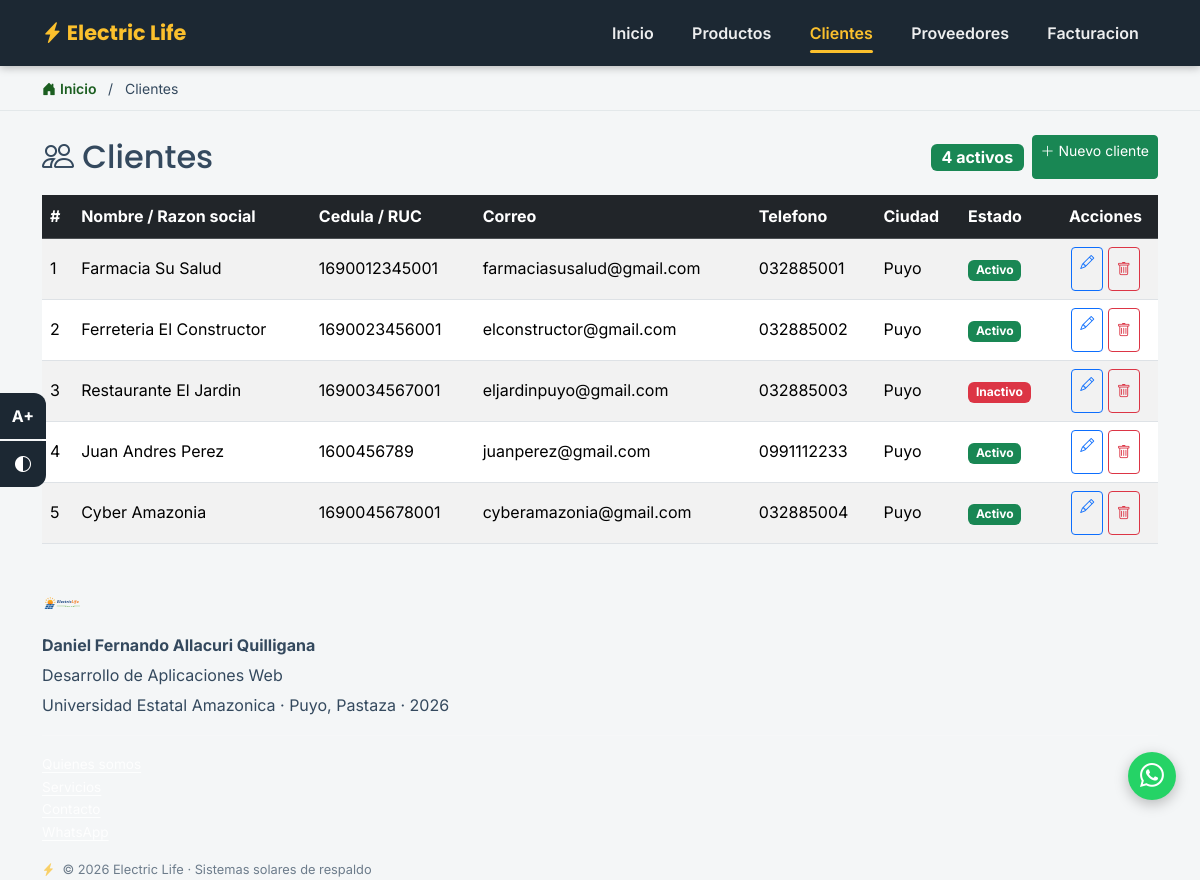
Screenshot of /clientes with the database file from the repository.
### tables this page shows
CREATE TABLE clientes (
            id       INTEGER PRIMARY KEY AUTOINCREMENT,
            nombre   TEXT NOT NULL,
            cedula   TEXT NOT NULL,
            correo   TEXT NOT NULL,
            telefono TEXT NOT NULL,
            ciudad   TEXT NOT NULL,
            estado   TEXT NOT NULL
        );

### app.py (the view)
@app.route("/clientes")
def clientes():
    return render_template("clientes.html", titulo="Clientes",
                           clientes=db.listar_clientes(),
                           total_activos=db.contar_clientes_activos())

### db.py (called while the page is built)
def conectar():
    os.makedirs(CARPETA_DATOS, exist_ok=True)
    conn = sqlite3.connect(RUTA_BD, detect_types=sqlite3.PARSE_DECLTYPES)
    conn.row_factory = sqlite3.Row
    return conn

def listar_clientes():
    conn = conectar()
    cursor = conn.cursor()
    cursor.execute("SELECT * FROM clientes ORDER BY id")
    clientes = cursor.fetchall()
    conn.close()
    return clientes

def contar_clientes_activos():
    conn = conectar()
    cursor = conn.cursor()
    cursor.execute("SELECT COUNT(*) FROM clientes WHERE estado = ?", ("Activo",))
    total = cursor.fetchone()[0]
    conn.close()
    return total

### templates/clientes.html (shortened to what this page needs)
{% extends "base.html" %}
{% from "components/macros.html" import badge_estado %}
{% block content %}
<div class="d-flex justify-content-between align-items-center mb-3 flex-wrap gap-2">
  <h2 class="mb-0"><i class="bi bi-people"></i> Clientes</h2>
  <div class="d-flex align-items-center gap-2">
    <span class="badge bg-success fs-6">{{ total_activos }} activos</span>
    <a href="{{ url_for('cliente_nuevo') }}" class="btn btn-success btn-sm">
      <i class="bi bi-plus-lg me-1" aria-hidden="true"></i>Nuevo cliente
    </a>
  </div>
</div>
<div class="table-responsive">
  <table class="table table-striped table-hover align-middle">
    <thead class="table-dark">
      <tr>
        <th>#</th><th>Nombre / Razon social</th><th>Cedula / RUC</th>
        <th>Correo</th><th>Telefono</th><th>Ciudad</th><th>Estado</th>
        <th class="text-center">Acciones</th>
      </tr>
    </thead>
    <tbody>
      {% for c in clientes %}
      <tr>
        <td>{{ c.id }}</td>
        <td>{{ c.nombre }}</td>
        <td>{{ c.cedula }}</td>
        <td>{{ c.correo|lower }}</td>
        <td>{{ c.telefono }}</td>
        <td>{{ c.ciudad }}</td>
        <td>{{ badge_estado(c.estado) }}</td>
        <td class="text-center text-nowrap">
          <a href="{{ url_for('cliente_editar', id=c.id) }}"
             class="btn btn-outline-primary btn-sm" title="Editar {{ c.nombre }}">
            <i class="bi bi-pencil" aria-hidden="true"></i>
          </a>
          <form method="post" action="{{ url_for('cliente_eliminar', id=c.id) }}"
                class="d-inline"
                onsubmit="return confirm('Eliminar a &quot;{{ c.nombre }}&quot;?');">
            <button type="submit" class="btn btn-outline-danger btn-sm"
                    title="Eliminar {{ c.nombre }}">
              <i class="bi bi-trash" aria-hidden="true"></i>
            </button>
          </form>
        </td>
      </tr>
      {% endfor %}
    </tbody>
  </table>
</div>
{% endblock %}

### templates/components/macros.html
{% macro badge_estado(estado) %}
  {% if estado in ['Activo', 'Pagada'] %}
    <span class="badge bg-success">{{ estado }}</span>
  {% elif estado in ['Pendiente'] %}
    <span class="badge bg-warning text-dark">{{ estado }}</span>
  {% else %}
    <span class="badge bg-danger">{{ estado }}</span>
  {% endif %}
{% endmacro %}

### static/css/style.css (style rules this page uses)
:root { --verde: #2e7d32; --verde-claro: #43a047; --verde-oscuro: #1b5e20; --amarillo: #fbc02d; --amarillo-oscuro: #8a6500; --oscuro: #1c2833; --gris-bg: #f4f6f7; --blanco: #ffffff; --texto: #34495e; --texto-fuerte: #263238; --sombra: 0 4px 18px rgba(0,0,0,0.10); --foco: #0b5ed7; --error: #b02a37; --exito: #146c43; --radio: 12px; }
*, *::before, *::after { box-sizing: border-box; }
html { scroll-behavior: smooth; scroll-padding-top: 90px; }
body { font-family: 'Inter', system-ui, -apple-system, 'Segoe UI', sans-serif; color: var(--texto); background-color: var(--gris-bg); line-height: 1.65; }
h1, h2, h3, h4, h5 { font-family: 'Poppins', 'Inter', sans-serif; }
.btn, .social-btn, .navbar-toggler { min-height: 44px; }

### rows the page displays
clientes: id "1", nombre "Farmacia Su Salud", cedula "1690012345001", correo "farmaciasusalud@gmail.com", telefono "032885001", ciudad "Puyo", estado "Activo"
clientes: id "2", nombre "Ferreteria El Constructor", cedula "1690023456001", correo "elconstructor@gmail.com", telefono "032885002", ciudad "Puyo", estado "Activo"
clientes: id "3", nombre "Restaurante El Jardin", cedula "1690034567001", correo "eljardinpuyo@gmail.com", telefono "032885003", ciudad "Puyo", estado "Inactivo"
clientes: id "4", nombre "Juan Andres Perez", cedula "1600456789", correo "juanperez@gmail.com", telefono "0991112233", ciudad "Puyo", estado "Activo"
clientes: id "5", nombre "Cyber Amazonia", cedula "1690045678001", correo "cyberamazonia@gmail.com", telefono "032885004", ciudad "Puyo", estado "Activo"

### other values shown
{{ titulo }} "Clientes"
{{ total_activos }} "4"
